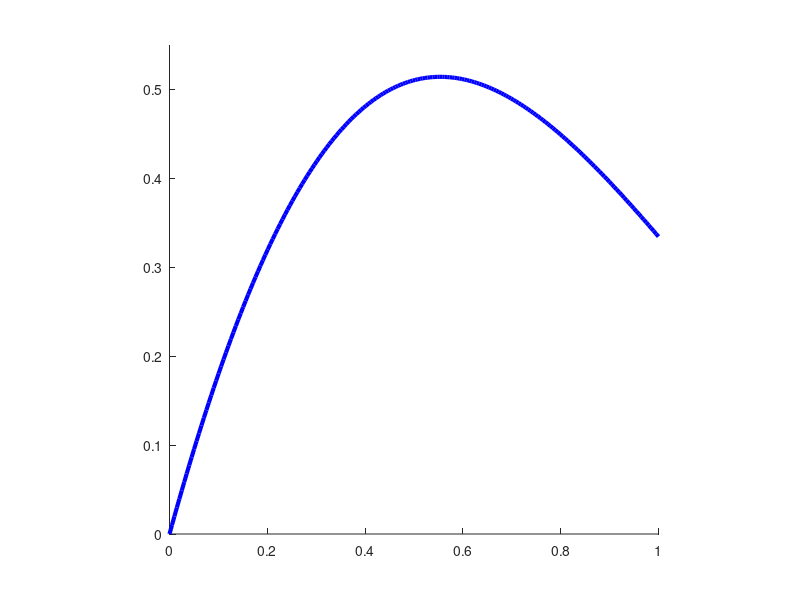

Source code (MATLAB): (Note: this script raises an error after producing the figure.)
function p4

clear all;
close all;
hold on;
axis([0, 1, 0, 0.55], 'square');

y	= @(t) (e .^ -t) .* (sin(2 .* t));
dy	= @(t, y) -y + (2 .* e .^ -t) .* cos(2 .* t);

_x = linspace(0, 1, 200);
_y = y(_x);
plot(_x, y(_x), 'b', 'LineWidth', 3);

% Where to start and stop the approximation.
start = 0;
stop = 1;

err = zeros(4, 1);
steps = 20 .* 2 .^ (0:3);

for idx = 1:4

	h = (stop - start)/steps(idx);
	yk = zeros(steps + 1, 1);
	x = start:h:stop;

	yk(1) = 0; % Given initial point.
	for k = 1:steps(idx)
		tk = start + h * k;
		yk(k+1) = yk(k) + h * dy(tk, yk(k));
	end

	plot(x, yk, 'LineWidth', 3);
	err(idx) = abs(yk(length(yk)) - y(1));
end

%%%%%%%%%%%%%%%%%%%%%%%%%%%%%%
%% Graph the error.			%%
%%%%%%%%%%%%%%%%%%%%%%%%%%%%%%
% hold;
% plot(steps, err, 'r', 'LineWidth', 3);

end
